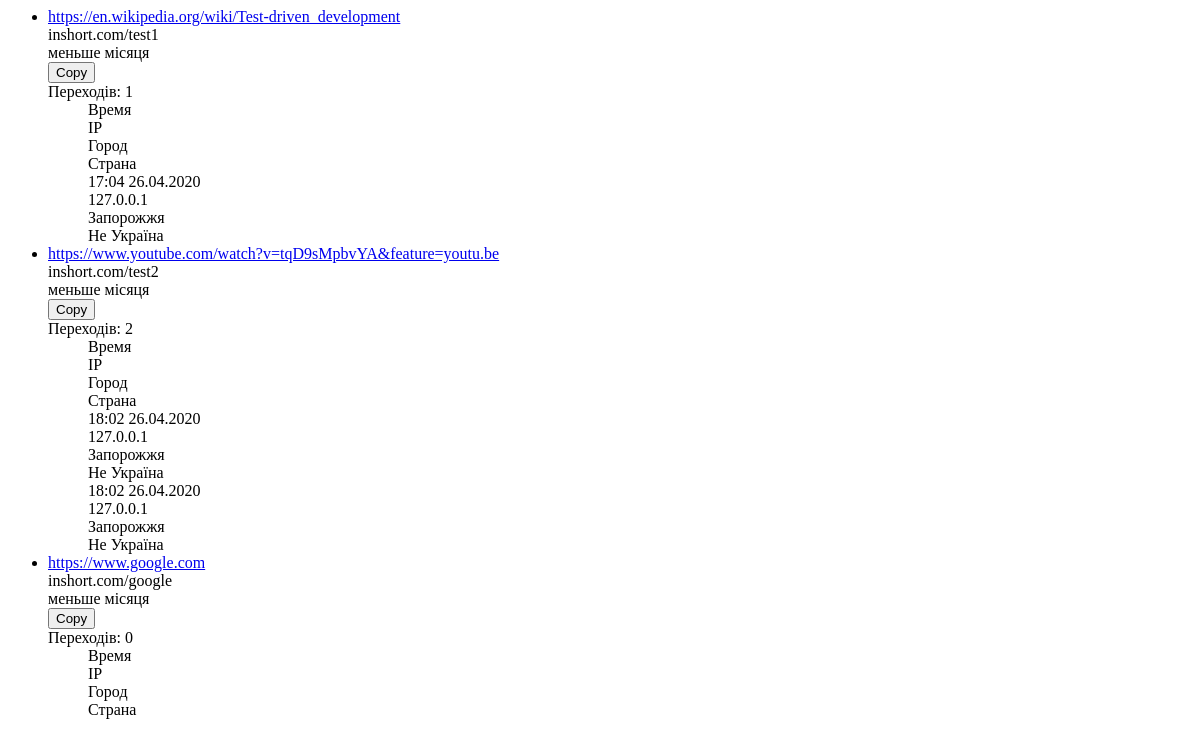
Page /urls/my (signed in) on the earlier database version.
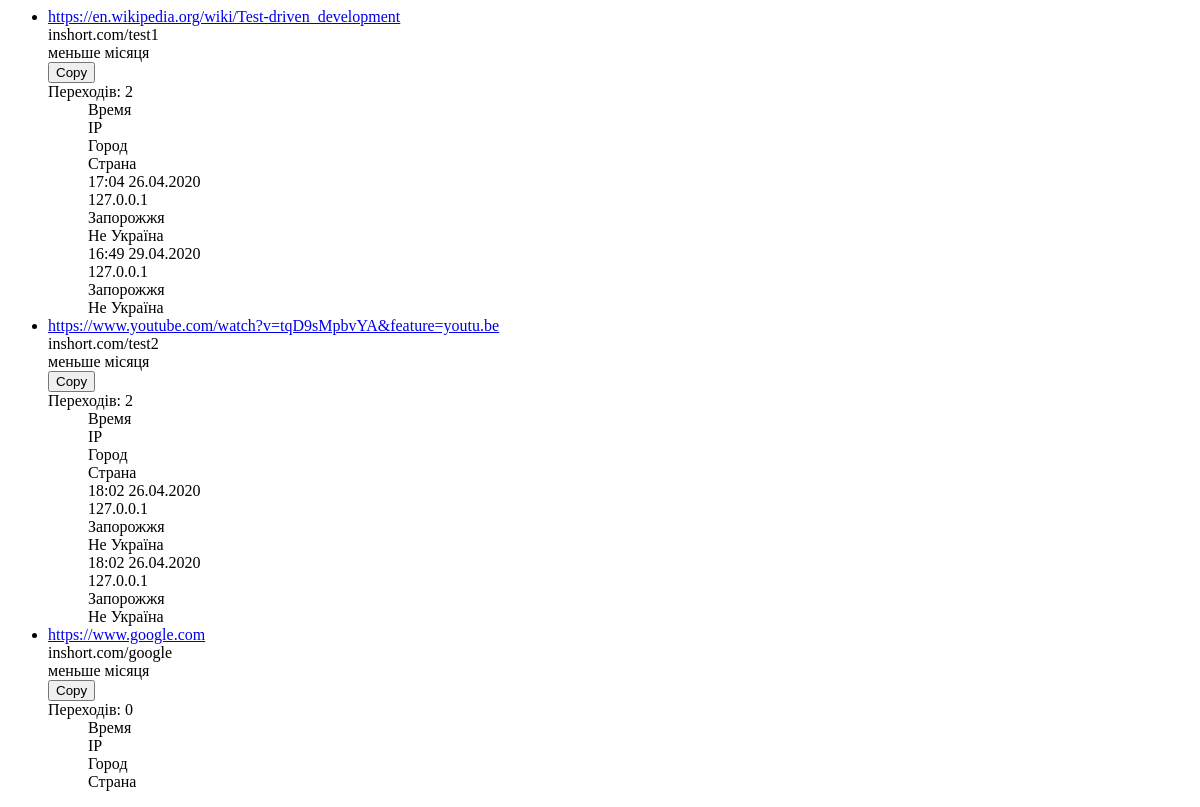
Same page on the later database version.
### custom_urls/models.py (models this page shows, shortened)
class CustomUrl(models.Model):
    owner           = models.ForeignKey(
        User, null=True, blank=True, max_length=20, on_delete=models.CASCADE)
    session         = models.ForeignKey(
        Session, null=True, blank=True, on_delete=models.SET_NULL)
    long_url        = models.URLField(max_length=2000)
    short_url       = models.CharField(primary_key=True, unique=True, max_length=20)
    creation_date   = models.DateTimeField(auto_now=True)
    expiration_date = models.DateTimeField(
        null=True, default=get_default_expire_date)
    is_active       = models.BooleanField()
    class Meta:
        ordering = ["owner", "expiration_date"]

class Visit(models.Model):
    custom_url = models.ForeignKey(CustomUrl, on_delete=models.CASCADE)
    datetime = models.DateTimeField(auto_now=True)
    visitor_ip = models.GenericIPAddressField(null=True)
    visitor_location = models.CharField(null=True, max_length=200)
    class Meta:
        ordering = ["custom_url__owner", "datetime"]

### custom_urls/views.py (the view)
# urls.py: path('my', views.user_urls, name="user_urls"),
def user_urls(request):
    if request.user.is_authenticated:
        custom_urls = get_list_or_404(
            CustomUrl, owner__username=request.user.username)
    else:
        if not request.session.session_key:
            raise Http404()
        custom_urls = get_list_or_404(
            CustomUrl, session__pk=request.session.session_key)
    context = {'user_urls': custom_urls}
    return render(request, 'urls/user_urls.html', context)

### custom_urls/templates/urls/user_urls.html
<ul class="accordion-menu">
    {% load tz %}
    {% for url in user_urls %}
    <li class="for_border">
        <div class="col-6 col-md-3 word-break">
            <a href="{{ url.long_url }}"> {{ url.long_url }} </a>
        </div>
        <div id='copyTarget{{ forloop.counter }}'class="col-6 col-md-2  ">
            inshort.com/{{ url.short_url }}
        </div>
        <div class="col-6 col-md-3  ">
            меньше місяця
        </div>
        <div onclick="copyToClipboard('copyTarget{{ forloop.counter }}')" class="col-6 col-md-2">
            <button>Copy</button>
        </div>
        <div class="dropdownlink row" >
            <div class="col-5 col-md-2  for_border_item4">
                Переходів: <a>{{ url.visit_set.count }}</a>
            </div>
        </div>
        <ul class="submenuItems">
            <div class="row title">
                <div class="col-6 col-md-3">
                    Время
                </div>
                <div class="col-6 col-md-3">
                    IP
                </div>
                <div class="col-6 col-md-3">
                    Город
                </div>
                <div class="col-6 col-md-3">
                    Страна
                </div>
                {% for visit in url.visit_set.all %}
                <div class="row title">
                    <div class="col-6 col-md-3">
                        {% timezone "Europe/Kiev" %}
                        {{ visit.datetime | date:"H:i d.m.Y" }}
                        {% endtimezone %}
                    </div>
                    <div class="col-6 col-md-3">
                       {{ visit.visitor_ip }}
                    </div>
                    <div class="col-6 col-md-3">
                        Запорожжя
                    </div>
                    <div class="col-6 col-md-3">
                        Не Україна
                    </div>
                </div>
                {% endfor %}
        </ul>
    </li>
    {% endfor %}
</ul>

Differences in the rows shown:
computed for CustomUrl "https://en.wikipedia.org/wiki/Test-driven_development": visit_set.count "1" → "2"
added Visit: datetime "16:49 29.04.2020", visitor_ip "127.0.0.1", shown under CustomUrl "https://en.wikipedia.org/wiki/Test-driven_development"
